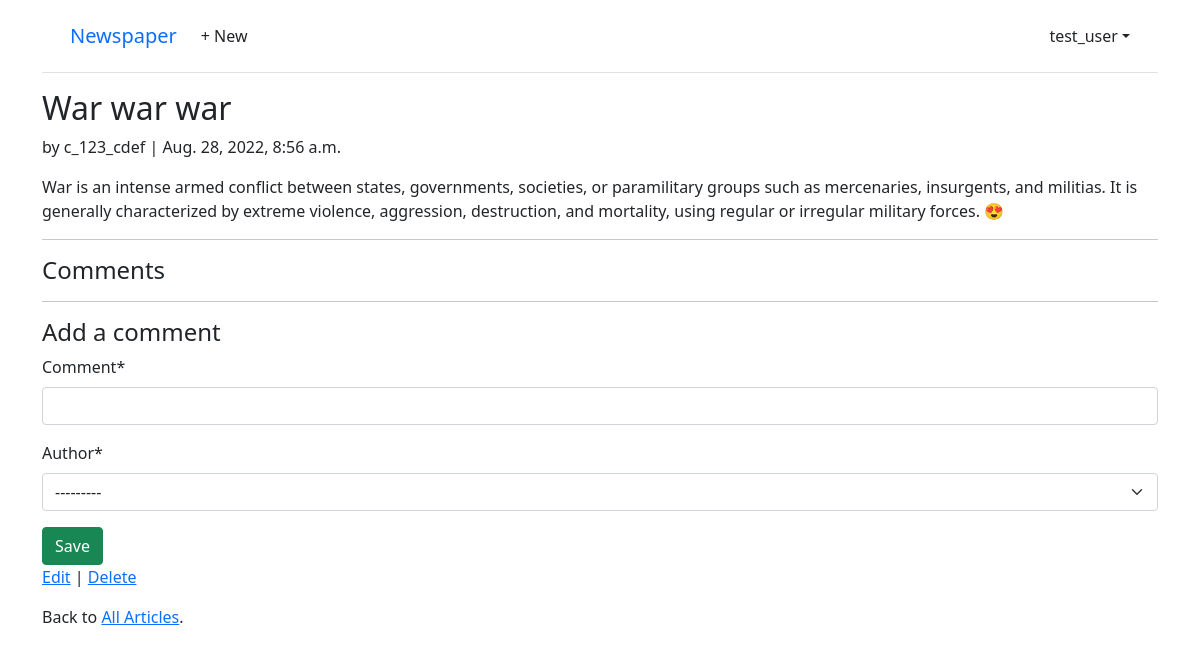
/articles/1/ (signed in), run on an earlier commit of the app's database.
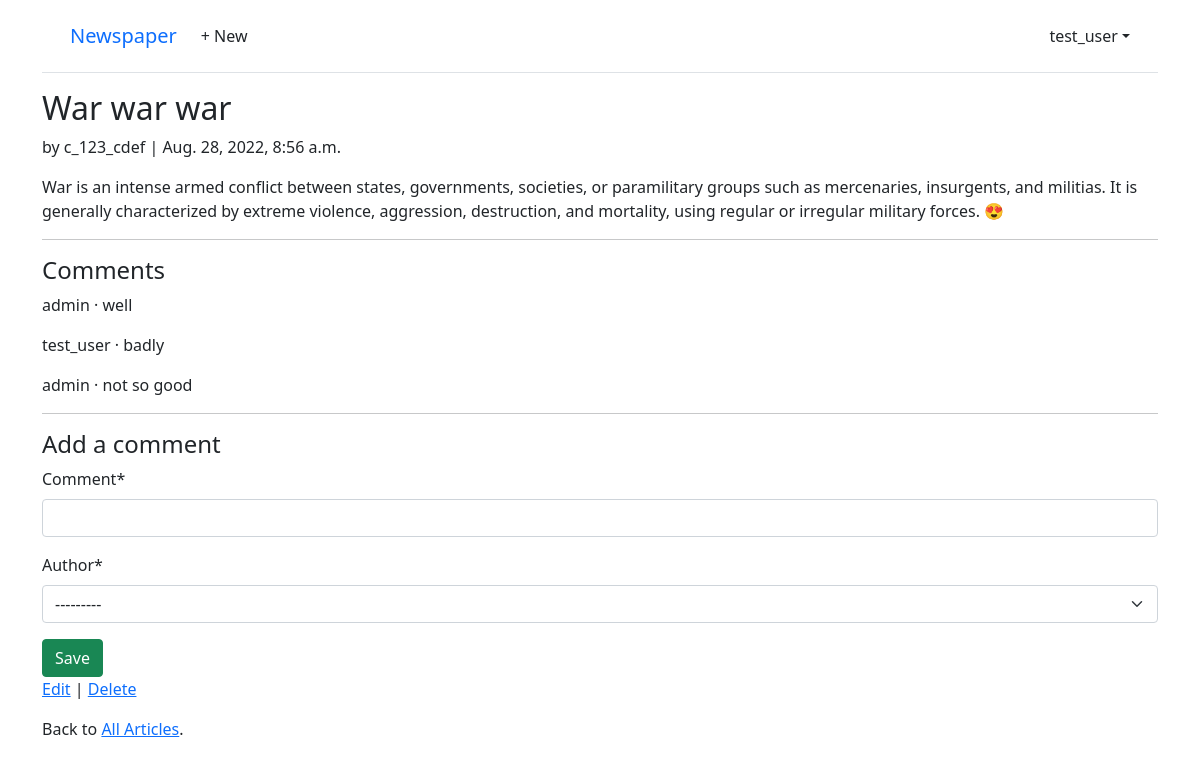
And on a later commit of the database.
### articles/models.py (models this page shows, shortened)
class Comment(models.Model):
    article = models.ForeignKey(Article, on_delete=models.CASCADE)
    comment = models.CharField(max_length=140)
    author = models.ForeignKey(settings.AUTH_USER_MODEL, on_delete=models.CASCADE)
    def __str__(self):
        return self.comment

### accounts/models.py (models this page shows)
class CustomUser(AbstractUser):
    age = models.PositiveIntegerField(null=True, blank=True)

### articles/views.py (the view, shortened to what this page needs)
# urls.py: path('<int:pk>/', ArticleDetailView.as_view(), name='article_detail'),
class ArticleDetailView(LoginRequiredMixin, View):
    model = Article
    template_name = 'article_detail.html'
    def get(self, request, *args, **kwargs):
        view = CommentGet.as_view()
        return view(request, *args, **kwargs)

### articles/forms.py
class CommentForm(forms.ModelForm):
    class Meta:
        model = Comment
        fields = ("comment", "author")

### articles/views.py (called while the page is built)
    def get_context_data(self, **kwargs):
        context = super().get_context_data(**kwargs)
        context["form"] = CommentForm()
        return context

### templates/article_detail.html (shortened to what this page needs)
{% extends 'base.html' %}
{% load crispy_forms_tags %}
{% block content %}
<div class="article-entry">
    <h2>{{ object.title }}</h2>
    <p>by {{object.author }} | {{ object.date }}</p>
    <p>{{ object.body }}</p>
</div>
<hr>
<h4>Comments</h4>
{% for comment in article.comment_set.all %}
    <p>{{ comment.author }} &middot; {{ comment }}</p>
{% endfor %}
<hr>
<h4>Add a comment</h4>
<form action="" method="post">
    {{ form|crispy }}
    <button class="btn btn-success ml-2" type="submit">Save</button>
</form>
<p>
    <a href="{% url 'article_edit' article.pk %}">Edit</a> |
    <a href="{% url 'article_delete' article.pk %}">Delete</a>
</p>
<p>
    Back to
    <a href="{% url 'article_list' %}">All Articles</a>.
</p>
{% endblock content %}

What changed in the data, as far as the page shows it:
added Comment: author "admin", comment "well"
added Comment: author "test_user", comment "badly"
added Comment: author "admin", comment "not so good"
